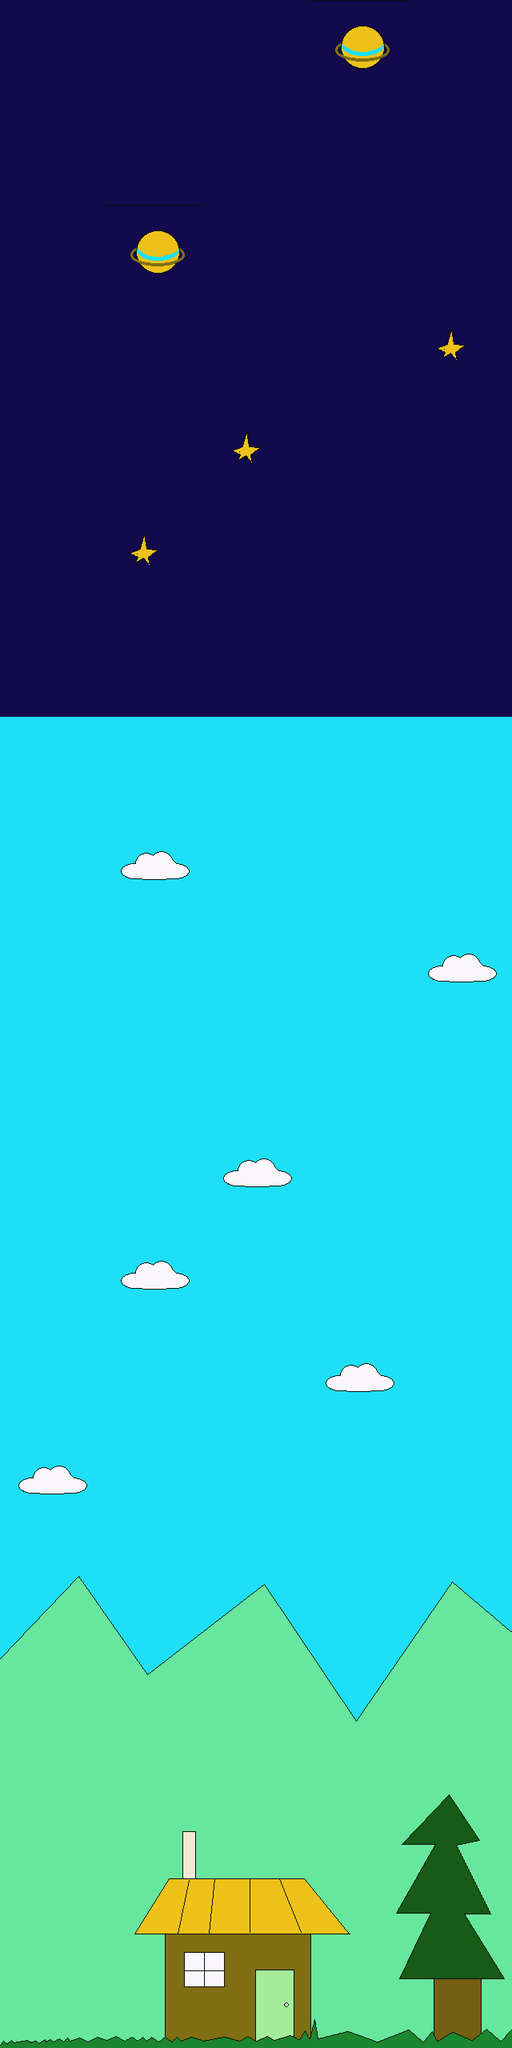

This is a level from a 2D game, rendered from its Tiled map with the project's own tilesets. A one-line summary and the map file follow, with tile-layer data summarised:
An orthogonal 5x20 tile map with 128x128 px tiles, 1 tile layer (block).

<map version="1.0" orientation="orthogonal" width="5" height="20" tilewidth="128" tileheight="128">
 <tileset firstgid="1" name="ban_back" tilewidth="128" tileheight="128">
  <image source="ban_back.png" width="640" height="1280" />
 </tileset>
 <layer name="block" width="5" height="20">
  <data>[100 cells, 100 non-empty, 30 distinct tile ids]</data>
 </layer>
</map>